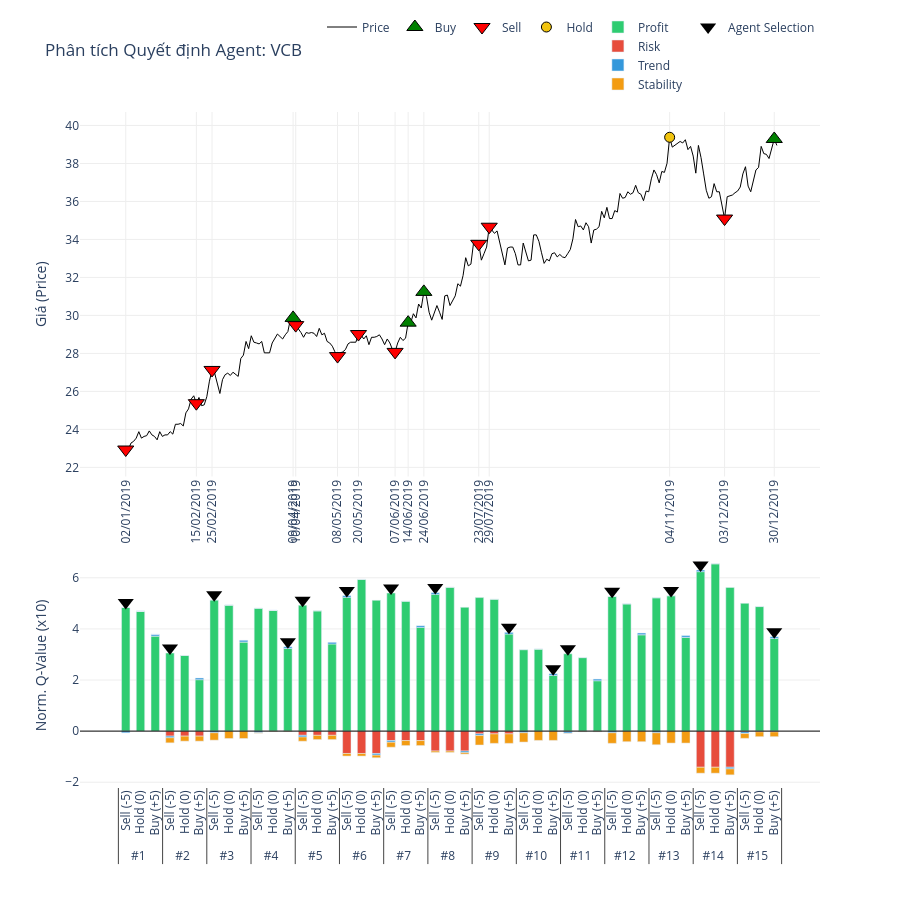

Write notebook code for a chart like this one.
### Code cell
# 2. Gọi hàm vẽ (Truyền đúng tên biến vào)
plot_agent_reasoning_minimalist(
    ticker='VCB',                    # Tên mã cổ phiếu hiển thị trên tiêu đề
    df_price=df_processed_test_VCB,  # Dữ liệu giá
    actions=actions_VCB,             # Hành động thực tế
    q_history=q_values_history_VCB,      # Lịch sử Q-value (Input quan trọng)
    critical_indices=index_list_VCB,     # Danh sách các điểm cần vẽ
    scale=10                       # Thang đo hiển thị (để cột cao khoảng 50 đơn vị cho đẹp)
)

### Figure 1 — Plotly figure (JSON) as saved in the notebook; plotly's stock layout.template omitted (floating-point values rounded to 4 significant figures; data arrays with more than 128 entries replaced by an {"elided": "..."} marker saying what was removed)
{"data": [{"hoverinfo": "x+y", "line": {"color": "black", "width": 1}, "mode": "lines", "name": "Price", "type": "scatter", "x": {"elided": "250 str values"}, "xaxis": "x", "y": {"elided": "250 float values"}, "yaxis": "y"}, {"marker": {"color": "green", "line": {"color": "black", "width": 1}, "size": 14, "symbol": "triangle-up"}, "mode": "markers", "name": "Buy", "type": "scatter", "x": ["09/04/2019", "14/06/2019", "24/06/2019", "30/12/2019"], "xaxis": "x", "y": [29.87, 29.62, 31.24, 39.29], "yaxis": "y"}, {"marker": {"color": "red", "line": {"color": "black", "width": 1}, "size": 14, "symbol": "triangle-down"}, "mode": "markers", "name": "Sell", "type": "scatter", "x": ["02/01/2019", "15/02/2019", "25/02/2019", "10/04/2019", "08/05/2019", "20/05/2019", "07/06/2019", "23/07/2019", "29/07/2019", "03/12/2019"], "xaxis": "x", "y": [22.94, 25.38, 27.13, 29.49, 27.86, 29.02, 28.08, 33.77, 34.67, 35.1], "yaxis": "y"}, {"marker": {"color": "#f1c40f", "line": {"color": "black", "width": 1}, "size": 10, "symbol": "circle"}, "mode": "markers", "name": "Hold", "type": "scatter", "x": ["04/11/2019"], "xaxis": "x", "y": [39.38], "yaxis": "y"}, {"legendgroup": "comp", "marker": {"color": "#2ecc71"}, "name": "Profit", "type": "bar", "x": [["#1", "#1", "#1", "#2", "#2", "#2", "#3", "#3", "#3", "#4", "#4", "#4", "#5", "#5", "#5", "#6", "#6", "#6", "#7", "#7", "#7", "#8", "#8", "#8", "#9", "#9", "#9", "#10", "#10", "#10", "#11", "#11", "#11", "#12", "#12", "#12", "#13", "#13", "#13", "#14", "#14", "#14", "#15", "#15", "#15"], ["Sell (-5)", "Hold (0)", "Buy (+5)", "Sell (-5)", "Hold (0)", "Buy (+5)", "Sell (-5)", "Hold (0)", "Buy (+5)", "Sell (-5)", "Hold (0)", "Buy (+5)", "Sell (-5)", "Hold (0)", "Buy (+5)", "Sell (-5)", "Hold (0)", "Buy (+5)", "Sell (-5)", "Hold (0)", "Buy (+5)", "Sell (-5)", "Hold (0)", "Buy (+5)", "Sell (-5)", "Hold (0)", "Buy (+5)", "Sell (-5)", "Hold (0)", "Buy (+5)", "Sell (-5)", "Hold (0)", "Buy (+5)", "Sell (-5)", "Hold (0)", "Buy (+5)", "Sell (-5)", "Hold (0)", "Buy (+5)", "Sell (-5)", "Hold (0)", "Buy (+5)", "Sell (-5)", "Hold (0)", "Buy (+5)"]], "xaxis": "x2", "y": [4.838, 4.695, 3.723, 3.056, 2.962, 2.013, 5.134, 4.933, 3.489, 4.808, 4.727, 3.235, 4.924, 4.707, 3.41, 5.234, 5.938, 5.119, 5.403, 5.084, 4.056, 5.351, 5.628, 4.845, 5.226, 5.161, 3.799, 3.189, 3.214, 2.179, 3.026, 2.878, 1.972, 5.271, 4.985, 3.773, 5.219, 5.302, 3.672, 6.24, 6.549, 5.622, 4.999, 4.875, 3.626], "yaxis": "y2"}, {"legendgroup": "comp", "marker": {"color": "#e74c3c"}, "name": "Risk", "type": "bar", "x": [["#1", "#1", "#1", "#2", "#2", "#2", "#3", "#3", "#3", "#4", "#4", "#4", "#5", "#5", "#5", "#6", "#6", "#6", "#7", "#7", "#7", "#8", "#8", "#8", "#9", "#9", "#9", "#10", "#10", "#10", "#11", "#11", "#11", "#12", "#12", "#12", "#13", "#13", "#13", "#14", "#14", "#14", "#15", "#15", "#15"], ["Sell (-5)", "Hold (0)", "Buy (+5)", "Sell (-5)", "Hold (0)", "Buy (+5)", "Sell (-5)", "Hold (0)", "Buy (+5)", "Sell (-5)", "Hold (0)", "Buy (+5)", "Sell (-5)", "Hold (0)", "Buy (+5)", "Sell (-5)", "Hold (0)", "Buy (+5)", "Sell (-5)", "Hold (0)", "Buy (+5)", "Sell (-5)", "Hold (0)", "Buy (+5)", "Sell (-5)", "Hold (0)", "Buy (+5)", "Sell (-5)", "Hold (0)", "Buy (+5)", "Sell (-5)", "Hold (0)", "Buy (+5)", "Sell (-5)", "Hold (0)", "Buy (+5)", "Sell (-5)", "Hold (0)", "Buy (+5)", "Sell (-5)", "Hold (0)", "Buy (+5)", "Sell (-5)", "Hold (0)", "Buy (+5)"]], "xaxis": "x2", "y": [0, 0, 0, -0.1968, -0.1968, -0.1968, 0, 0, 0, 0, 0, 0, -0.1655, -0.1655, -0.1655, -0.8753, -0.8753, -0.8753, -0.3701, -0.3701, -0.3701, -0.7795, -0.7795, -0.7795, -0.1089, -0.1089, -0.1089, 0, 0, 0, -0.01539, -0.01539, -0.01539, 0, 0, 0, 0, 0, 0, -1.414, -1.414, -1.414, -0.02973, -0.02973, -0.02973], "yaxis": "y2"}, {"legendgroup": "comp", "marker": {"color": "#3498db"}, "name": "Trend", "type": "bar", "x": [["#1", "#1", "#1", "#2", "#2", "#2", "#3", "#3", "#3", "#4", "#4", "#4", "#5", "#5", "#5", "#6", "#6", "#6", "#7", "#7", "#7", "#8", "#8", "#8", "#9", "#9", "#9", "#10", "#10", "#10", "#11", "#11", "#11", "#12", "#12", "#12", "#13", "#13", "#13", "#14", "#14", "#14", "#15", "#15", "#15"], ["Sell (-5)", "Hold (0)", "Buy (+5)", "Sell (-5)", "Hold (0)", "Buy (+5)", "Sell (-5)", "Hold (0)", "Buy (+5)", "Sell (-5)", "Hold (0)", "Buy (+5)", "Sell (-5)", "Hold (0)", "Buy (+5)", "Sell (-5)", "Hold (0)", "Buy (+5)", "Sell (-5)", "Hold (0)", "Buy (+5)", "Sell (-5)", "Hold (0)", "Buy (+5)", "Sell (-5)", "Hold (0)", "Buy (+5)", "Sell (-5)", "Hold (0)", "Buy (+5)", "Sell (-5)", "Hold (0)", "Buy (+5)", "Sell (-5)", "Hold (0)", "Buy (+5)", "Sell (-5)", "Hold (0)", "Buy (+5)", "Sell (-5)", "Hold (0)", "Buy (+5)", "Sell (-5)", "Hold (0)", "Buy (+5)"]], "xaxis": "x2", "y": [-0.06503, 0, 0.06503, -0.06503, 0, 0.06503, -0.06503, 0, 0.06503, -0.06503, 0, 0.06503, -0.06503, 0, 0.06503, 0.06503, 0, -0.06503, -0.06503, 0, 0.06503, 0.06503, 0, -0.06503, -0.06503, 0, 0.06503, -0.06503, 0, 0.06503, -0.06503, 0, 0.06503, -0.06503, 0, 0.06503, -0.06503, 0, 0.06503, 0.06503, 0, -0.06503, -0.06503, 0, 0.06503], "yaxis": "y2"}, {"legendgroup": "comp", "marker": {"color": "#f39c12"}, "name": "Stability", "type": "bar", "x": [["#1", "#1", "#1", "#2", "#2", "#2", "#3", "#3", "#3", "#4", "#4", "#4", "#5", "#5", "#5", "#6", "#6", "#6", "#7", "#7", "#7", "#8", "#8", "#8", "#9", "#9", "#9", "#10", "#10", "#10", "#11", "#11", "#11", "#12", "#12", "#12", "#13", "#13", "#13", "#14", "#14", "#14", "#15", "#15", "#15"], ["Sell (-5)", "Hold (0)", "Buy (+5)", "Sell (-5)", "Hold (0)", "Buy (+5)", "Sell (-5)", "Hold (0)", "Buy (+5)", "Sell (-5)", "Hold (0)", "Buy (+5)", "Sell (-5)", "Hold (0)", "Buy (+5)", "Sell (-5)", "Hold (0)", "Buy (+5)", "Sell (-5)", "Hold (0)", "Buy (+5)", "Sell (-5)", "Hold (0)", "Buy (+5)", "Sell (-5)", "Hold (0)", "Buy (+5)", "Sell (-5)", "Hold (0)", "Buy (+5)", "Sell (-5)", "Hold (0)", "Buy (+5)", "Sell (-5)", "Hold (0)", "Buy (+5)", "Sell (-5)", "Hold (0)", "Buy (+5)", "Sell (-5)", "Hold (0)", "Buy (+5)", "Sell (-5)", "Hold (0)", "Buy (+5)"]], "xaxis": "x2", "y": [0, 0, 0, -0.1968, -0.1968, -0.1968, -0.2892, -0.2892, -0.2892, -0.01744, -0.01744, -0.01744, -0.1655, -0.1655, -0.1655, -0.1019, -0.1019, -0.1019, -0.1956, -0.1956, -0.1956, -0.05535, -0.05535, -0.05535, -0.3703, -0.3703, -0.3703, -0.3638, -0.3638, -0.3638, -0.01539, -0.01539, -0.01539, -0.4142, -0.4142, -0.4142, -0.4688, -0.4688, -0.4688, -0.2329, -0.2329, -0.2329, -0.1881, -0.1881, -0.1881], "yaxis": "y2"}, {"marker": {"color": "black", "size": 14, "symbol": "triangle-down"}, "mode": "markers", "name": "Agent Selection", "showlegend": true, "type": "scatter", "x": [["#1", "#2", "#3", "#4", "#5", "#6", "#7", "#8", "#9", "#10", "#11", "#12", "#13", "#14", "#15"], ["Sell (-5)", "Sell (-5)", "Sell (-5)", "Buy (+5)", "Sell (-5)", "Sell (-5)", "Sell (-5)", "Sell (-5)", "Buy (+5)", "Buy (+5)", "Sell (-5)", "Sell (-5)", "Hold (0)", "Sell (-5)", "Buy (+5)"]], "xaxis": "x2", "y": [5.038, 3.256, 5.334, 3.5, 5.124, 5.499, 5.603, 5.617, 4.064, 2.444, 3.226, 5.471, 5.502, 6.505, 3.891], "yaxis": "y2"}], "layout": {"bargap": 0.4, "bargroupgap": 0.05, "barmode": "relative", "height": 900, "legend": {"orientation": "h", "x": 1, "xanchor": "right", "y": 1.02, "yanchor": "bottom"}, "plot_bgcolor": "white", "shapes": [{"line": {"color": "black", "dash": "solid", "width": 1}, "type": "line", "x0": 0, "x1": 1, "xref": "x2 domain", "y0": 0, "y1": 0, "yref": "y2"}], "showlegend": true, "title": {"text": "Phân tích Quyết định Agent: VCB"}, "xaxis": {"anchor": "y", "domain": [0, 1], "gridcolor": "#eee", "rangeslider": {"visible": false}, "showgrid": true, "tickangle": -90, "tickmode": "array", "ticktext": ["02/01/2019", "15/02/2019", "25/02/2019", "09/04/2019", "10/04/2019", "08/05/2019", "20/05/2019", "07/06/2019", "14/06/2019", "24/06/2019", "23/07/2019", "29/07/2019", "04/11/2019", "03/12/2019", "30/12/2019"], "tickvals": ["02/01/2019", "15/02/2019", "25/02/2019", "09/04/2019", "10/04/2019", "08/05/2019", "20/05/2019", "07/06/2019", "14/06/2019", "24/06/2019", "23/07/2019", "29/07/2019", "04/11/2019", "03/12/2019", "30/12/2019"]}, "xaxis2": {"anchor": "y2", "domain": [0, 1], "showticklabels": true, "tickangle": -90, "title": {"text": ""}, "type": "multicategory"}, "yaxis": {"anchor": "x", "domain": [0.46, 1], "gridcolor": "#eee", "showgrid": true, "title": {"text": "Giá (Price)"}}, "yaxis2": {"anchor": "x2", "domain": [0, 0.36], "gridcolor": "#eee", "showgrid": true, "title": {"text": "Norm. Q-Value (x10)"}}}}
